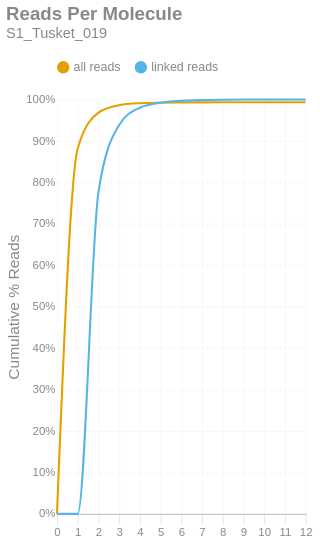

The notebook cell this image was saved under:
### Markdown cell above
### Reads per Molecule
This chart shows the cumulative distribution of the number of reads per linked molecule. That is, how many alignments are associated with a unique molecule. This excludes the number of reads associated with invalid or absent linked-read barcodes. The `linked` histogram is the percentages recalculated when disregarding singletons.

### Code cell
if SKIPLR:
    print_html(f"Skipped")
else:
    counts = np.bincount(valids['reads'].cast(pl.Int64).to_numpy())
    weighted = counts * np.arange(len(counts))
    all_perc = weighted / n_reads
    linked_perc = weighted / n_linked_reads
    linked_perc[1] = 0
    binned_df = pl.DataFrame({
        'readsper': list(range(len(counts))),
        'all reads (cumsum)': np.cumsum(all_perc).tolist(),
        'linked reads (cumsum)': np.cumsum(linked_perc).tolist(),
    })

    with SafeRender(binned_df):
        (
            density_plot(binned_df, 'Reads Per Molecule', samplename, 'readspmol')
            .encode(
                x=alt.X('readsper:O', title=None).axis(labelAngle=0).scale(padding=0),
                y=alt.Y('value:Q', title='Cumulative % Reads').axis(format='%').stack(False),
                color=alt.Color("key:N").scale(domain=["all reads", "linked reads"]),
                tooltip=[
                    alt.Tooltip("key:N", title="Data Type"),
                    alt.Tooltip("readsper:O", title="Reads Per Molecule"),
                    alt.Tooltip("value:Q", format=".2%", title="% Reads (Cum.)")
                ]            
            )
        ).display()

### Figure 1 — Vega-Lite specification as saved in the notebook (floating-point values rounded to 4 significant figures)
{"width": "container", "height": 400, "config": {"title": {"anchor": "start", "dy": -15, "fontSize": 18, "color": "#888888", "subtitleColor": "#888888", "subtitleFontSize": 14}, "arc": {"fill": "#0072B2"}, "axis": {"domainColor": "#888888", "domainWidth": 0.5, "gridWidth": 0.2, "grid": false, "titleFontWeight": 400, "titleFontSize": 15, "labelFontSize": 11, "labelColor": "#888888", "tickColor": "#888888", "tickWidth": 0.2, "titleColor": "#888888"}, "axisBand": {"grid": false}, "axisX": {"grid": true, "tickSize": 10, "domainCap": "round"}, "axisY": {"domain": false, "grid": true, "tickSize": 0, "domainCap": "round"}, "background": "transparent", "header": {"labelFontSize": 15, "labelColor": "#888888", "titleFontSize": 15, "titleFontWeight": 600, "titleColor": "#888888"}, "legend": {"labelFont": "sans-serif", "labelFontSize": 12, "labelColor": "#888888", "symbolSize": 100, "symbolType": "circle", "titleFontSize": 12, "titlePadding": 10, "titleColor": "#888888", "title": null, "orient": "top"}, "range": {"category": ["#E69F00", "#56B4E9", "#009E73", "#F0E442", "#0072B2", "#D55E00", "#CC79A7", "#000000"], "diverging": ["#cfe8f3", "#a2d4ec", "#73bfe2", "#46abdb", "#1696d2", "#12719e"]}, "area": {"fill": "#0072B2", "fillOpacity": 0.7, "line": true, "strokeOpacity": 0.7}, "line": {"color": "#0072B2", "stroke": "#0072B2", "strokeWidth": 2}, "trail": {"color": "#0072B2", "stroke": "#0072B2", "strokeWidth": 0, "size": 1}, "point": {"filled": true, "fillOpacity": 1.0, "size": 95}, "text": {"color": "#888888", "fontSize": 11, "align": "right", "fontWeight": 400, "size": 11}, "bar": {"fill": "#0072B2", "stroke": null}, "view": {"stroke": null, "continuousWidth": 660, "continuousHeight": 400}}, "data": {"name": "data-e6cd3b43e93d57c6cdb4b0495711c627"}, "mark": {"type": "line", "interpolate": "monotone", "point": {"opacity": 0, "size": 275}}, "encoding": {"color": {"field": "key", "scale": {"domain": ["all reads", "linked reads"]}, "type": "nominal"}, "tooltip": [{"field": "key", "title": "Data Type", "type": "nominal"}, {"field": "readsper", "title": "Reads Per Molecule", "type": "ordinal"}, {"field": "value", "format": ".2%", "title": "% Reads (Cum.)", "type": "quantitative"}], "x": {"axis": {"labelAngle": 0}, "field": "readsper", "scale": {"padding": 0}, "title": null, "type": "ordinal"}, "y": {"axis": {"format": "%"}, "field": "value", "stack": false, "title": "Cumulative % Reads", "type": "quantitative"}}, "params": [{"name": "param_c36ac31b6afebe62", "select": {"type": "point", "fields": ["key"]}, "bind": "legend"}], "title": {"text": "Reads Per Molecule", "subtitle": "S1_Tusket_019"}, "transform": [{"fold": ["all reads (cumsum)", "linked reads (cumsum)"]}, {"calculate": "replace(datum.key, ' (cumsum)', '')", "as": "key"}, {"filter": {"param": "param_c36ac31b6afebe62"}}], "usermeta": {"embedOptions": {"downloadFileName": "S1_Tusket_019.readspmol"}}, "$schema": "https://vega.github.io/schema/vega-lite/v6.1.0.json", "datasets": {"data-e6cd3b43e93d57c6cdb4b0495711c627": [{"readsper": 0, "all reads (cumsum)": 0.0, "linked reads (cumsum)": 0.0}, {"readsper": 1, "all reads (cumsum)": 0.8816, "linked reads (cumsum)": 0.0}, {"readsper": 2, "all reads (cumsum)": 0.9681, "linked reads (cumsum)": 0.7758}, {"readsper": 3, "all reads (cumsum)": 0.9863, "linked reads (cumsum)": 0.9385}, {"readsper": 4, "all reads (cumsum)": 0.9909, "linked reads (cumsum)": 0.9801}, {"readsper": 5, "all reads (cumsum)": 0.9923, "linked reads (cumsum)": 0.9923}, {"readsper": 6, "all reads (cumsum)": 0.9928, "linked reads (cumsum)": 0.9966}, {"readsper": 7, "all reads (cumsum)": 0.993, "linked reads (cumsum)": 0.9985}, {"readsper": 8, "all reads (cumsum)": 0.9931, "linked reads (cumsum)": 0.9994}, {"readsper": 9, "all reads (cumsum)": 0.9931, "linked reads (cumsum)": 0.9998}, {"readsper": 10, "all reads (cumsum)": 0.9931, "linked reads (cumsum)": 0.9999}, {"readsper": 11, "all reads (cumsum)": 0.9931, "linked reads (cumsum)": 0.9999}, {"readsper": 12, "all reads (cumsum)": 0.9931, "linked reads (cumsum)": 1.0}]}}
